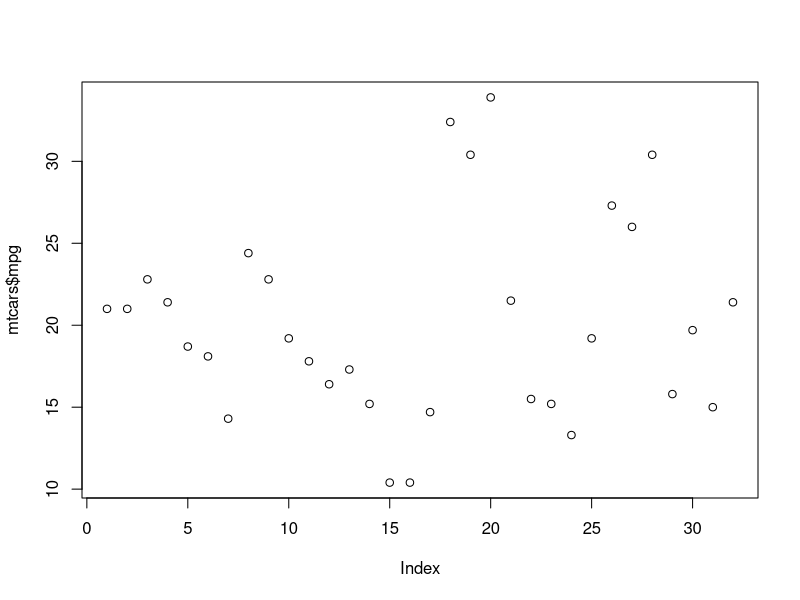
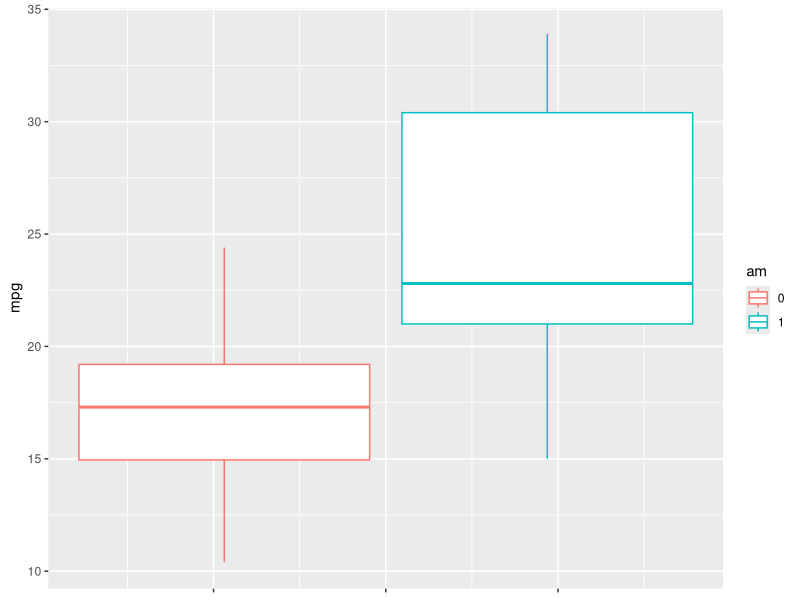
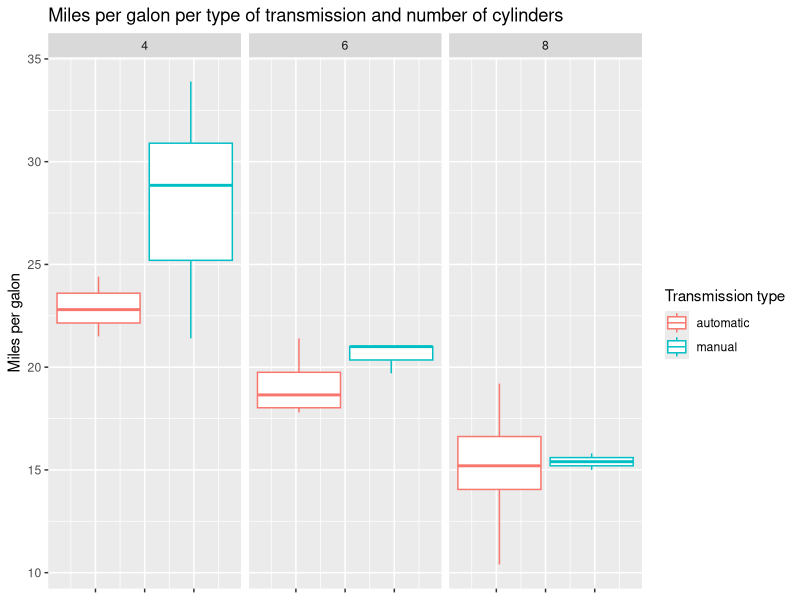
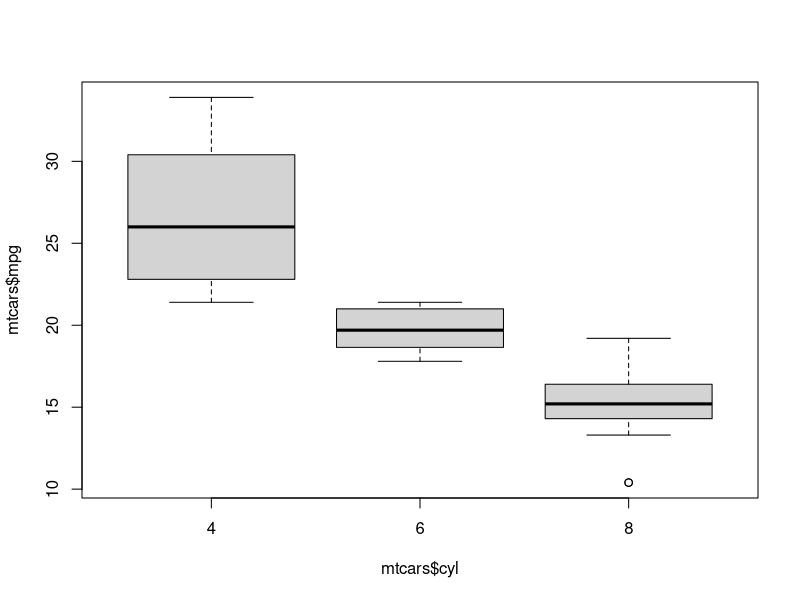
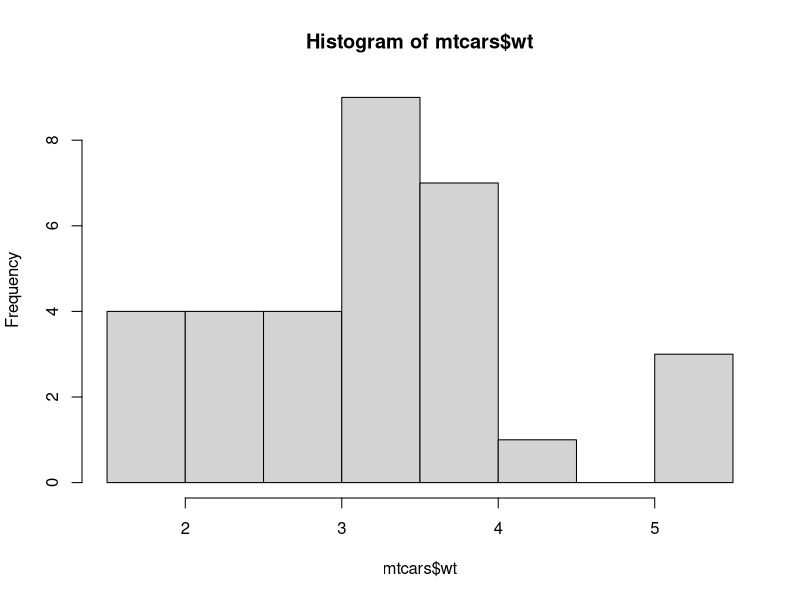
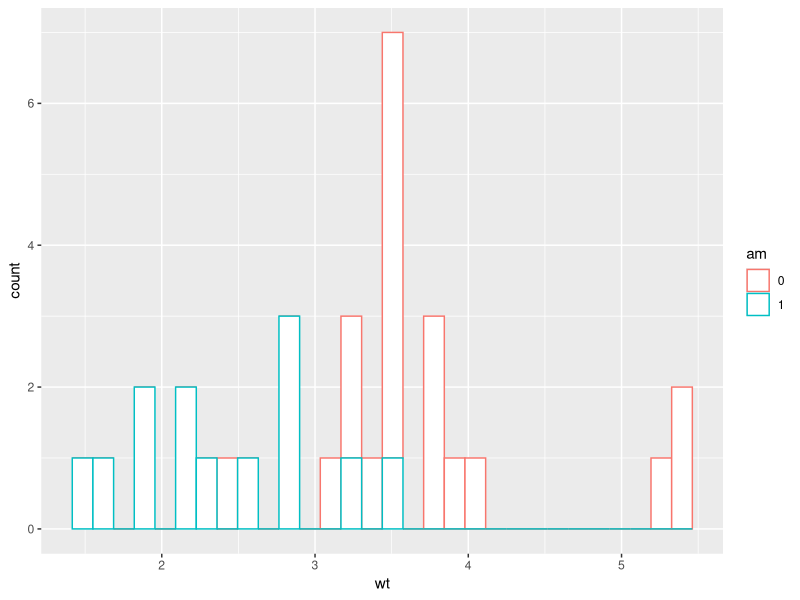
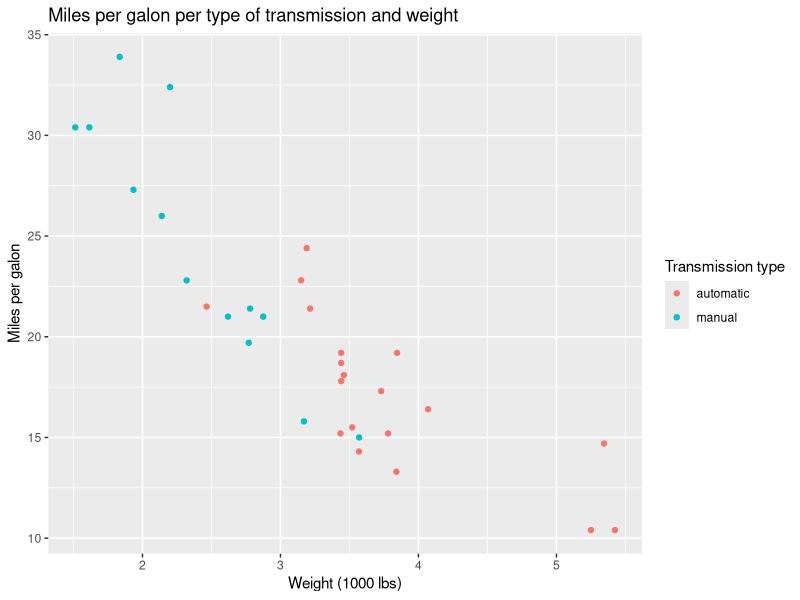
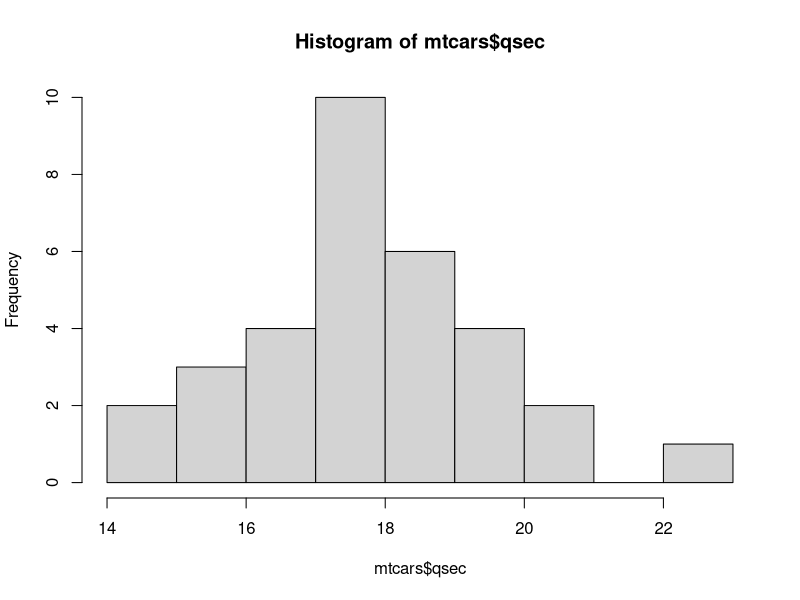

The R script that drew these images, in order: (Note: this script raises an error after producing the figures.)
# Course project


# Questions:
    # Is an automatic or manual transmission better for MPG ?
    # Quantify the MPG difference between automatic and manual transmissions


library(datasets)
library(ggplot2)
library(dplyr)

head(mtcars)

# Variables:
    # mpg: Miles/(US) gallon
    # cyl: Number of cylinders (4, 6, 8)
    # disp: Displacement (cu.in.)
    # hp: Gross horsepower
    # drat: Rear axle ratio
    # wt: Weight (1000 lbs)
    # qsec: 1/4 mile time
    # vs: Engine (0 = V-shaped, 1 = straight)
    # am: Transmission (0 = automatic, 1 = manual)
    # gear: Number of forward gears
    # carb: Number of carburetors


# Exploratory data analysis

plot(mtcars$mpg)


# mpg ~ am and cyl
mtcars$am <- factor(mtcars$am)

ggplot(mtcars, aes(y=mpg, color=am)) + geom_boxplot() +
    theme(axis.text.x = element_blank())

ggplot(mtcars, aes(y=mpg, color=am)) + geom_boxplot() +
    facet_grid(. ~ cyl) + ylab('Miles per galon') +
    ggtitle('Miles per galon per type of transmission and number of cylinders') +
    theme(axis.text.x = element_blank()) +
    scale_color_discrete(name = 'Transmission type',
                        labels = c('automatic', 'manual'))

mtcars$cyl <- factor(mtcars$cyl)
plot(mtcars$mpg ~ mtcars$cyl)


# mpg ~ wt
hist(mtcars$wt)

ggplot(mtcars, aes(x=wt)) + geom_histogram(aes(color=am), fill='white')

ggplot(mtcars, aes(y=mpg, x=wt, color=am)) + geom_point() +
    xlab('Weight (1000 lbs)') + ylab('Miles per galon') +
    ggtitle('Miles per galon per type of transmission and weight') +
    scale_color_discrete(name = 'Transmission type', labels = c('automatic', 'manual'))


# mpg ~ qsec
hist(mtcars$qsec)

ggplot(mtcars, aes(y=mpg, x=qsec, color=am)) + geom_point() +
    xlab('Quarter of mile time') + ylab('Miles per galon') +
    ggtitle('Miles per galon per type of transmission and 1/4 mile time') +
    scale_color_discrete(name = 'Transmission type', labels = c('automatic', 'manual'))





# Regression models

# Model 1: mpg ~ am
fit1 <- lm(mpg ~ am - 1, data=mtcars)
summary(fit1)$coef

# 17.14737 is the predicted average mpg for automatic transmission cars
# 24.39231 is the predicted average mpg for manual transmission cars

# Confirmation:
tab <- mtcars %>% group_by(am) %>% summarise(mn = mean(mpg))
as.data.frame(tab)

lapply(split(mtcars$mpg, mtcars$am), mean)

# Therefore, the predicted difference in mpg mean between manual and
# transmission cars is
summary(fit1)$coef[2,1] - summary(fit1)$coef[1,1]




# Model 2: mpg ~ am
fit2 <- lm(mpg ~ am, data=mtcars)
summary(fit2)$coef

# Therefore, the predicted difference in mpg mean between manual and
# transmission cars is
summary(fit2)$coef[2,1]

# Small p-values mean:
    # the expected mpg for automatic transmission cars (am=0) is not 0
    # the expected mpg is different for automatic transmission cars (am=0)
        # and manual transmission cars (am=1)


# Residuals:
e <- resid(fit2)
plot(e, pch=21, col='black', bg='lightblue', frame=FALSE)
abline(h=0, lwd=2)

    # no discernable pattern

# std error:
summary(fit2)$sigma



# Model 3: mpg ~ am + cyl

fit3 <- lm(mpg ~ am + cyl, data=mtcars)
summary(fit3)$coef



# Best model:

# load the mtcars data starting regression model
fit <- lm(mpg ~ . , data = mtcars)

# step-wise search
step(fit)

# Therefore, the best model that captures most of the variability in the data
# is simply mpg ~ wt + qsec + am.


bestfit <- lm(mpg ~ wt + qsec + am, data=mtcars)

# coefficients
summary(bestfit)$coef

    # 2.935837: difference in mpg mean between manual transmission (am=1)
        # and automatic transmission (am=0) holding weight and qsec constant
    # -3.916504: average effect on mpg of a 1000lbs increase in weight
        # holding qsec and am constant
    # 1.225886: average effect on mpg of a 1-unit increase on the time for
        # travelling 1/4 mile, holding weight and am constant


# Residuals plot
e <- resid(bestfit)
plot(e, pch=21, col='black', bg='lightblue', frame=FALSE,
     xlab='cars', ylab='residuals', main='Residual plot')
abline(h=0, lwd=2)

    # there is no discernable pattern here
    # so there doesn't seem to be a problem here


# std error:
summary(bestfit)$sigma


# Analysis of variance
anova(bestfit)



# Diagnostics:

# dfbetas: difference in coeffs when including vs excluding the data point
dfbetaMat <- dfbetas(bestfit)

index <- c()
title <- c('intercept', 'weight', 'qsec', 'manual transmission')

par(mfrow=c(2,2))

for (i in 1:4){
    plot(dfbetaMat[,i], xlab='cars', ylab='dfbeta values', main = paste('dfbeta values for', title[i] , 'term'))
    index <- c( index, which.max(dfbetaMat[,i]) )
}

par(mfrow=c(1,1))

# The cars with the most dfbeta value for each regressor is:
# Merc 230 Chrysler Imperial          Fiat 128 Chrysler Imperial 
# 9                17                18                17 

# So Chrysler Imperial seems to have more potential for influence
# but its dfbeta values are not much larger than the rest of the data.



# hatvalues: measures the potential for influence for each point
hats <- hatvalues(bestfit)
plot(hats, pch=21, col='black', bg='lightblue', frame=FALSE,
     xlab='cars', ylab='hat values', main='hat values plot')

# All values seem relatively low.



# Inference:

t.test(mpg ~ am, data=mtcars, paired=FALSE, var.equal=FALSE, alternative='less')

